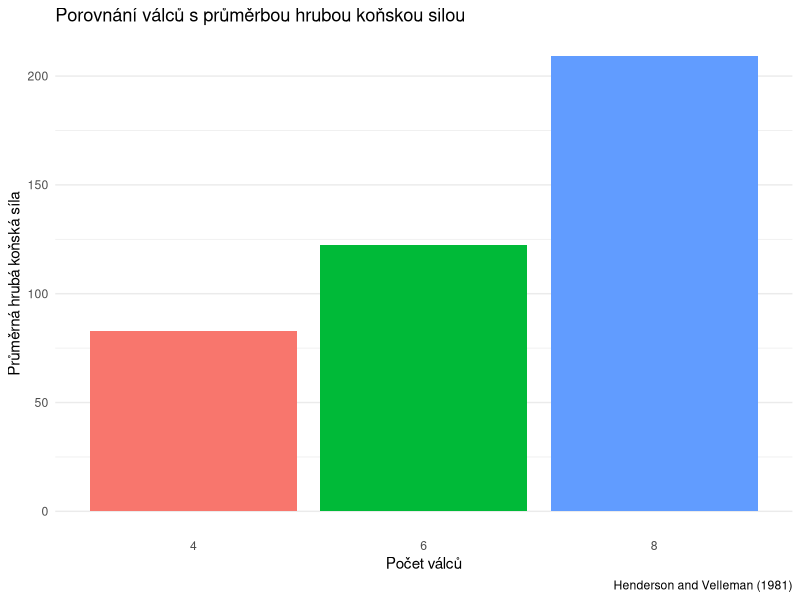
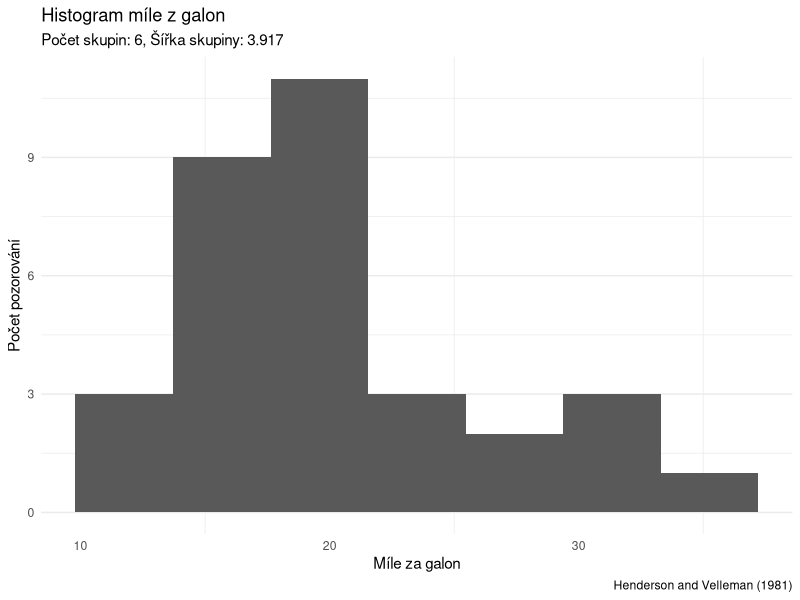
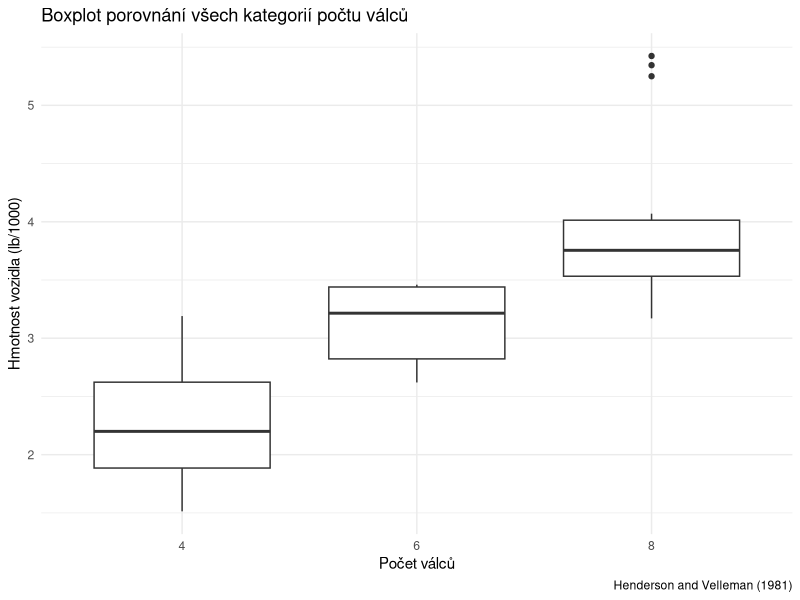
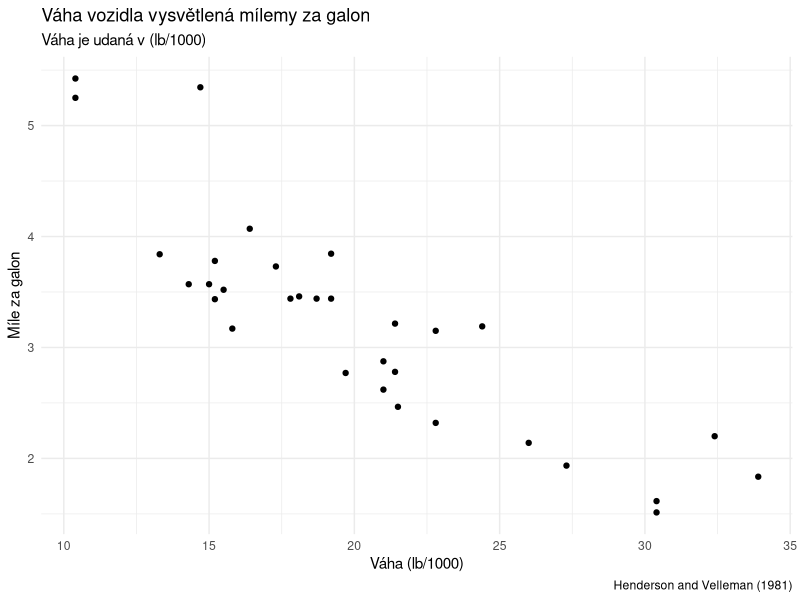
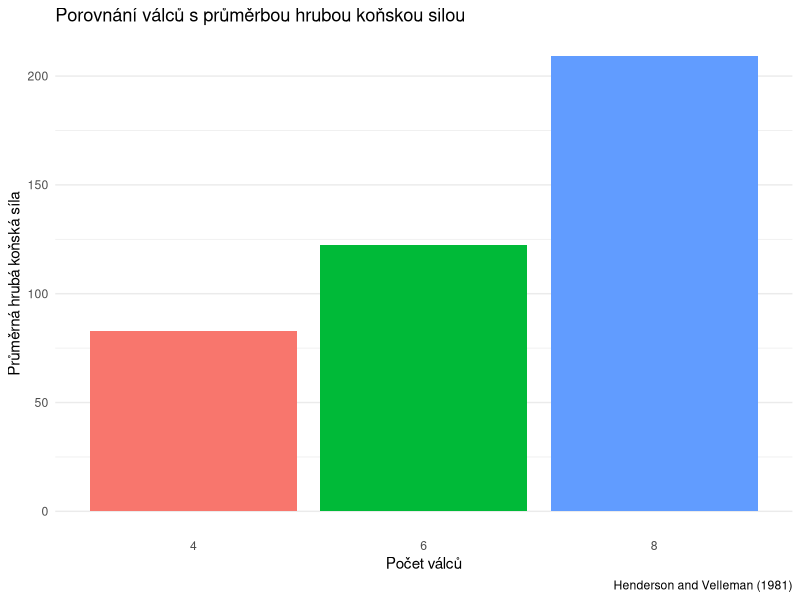
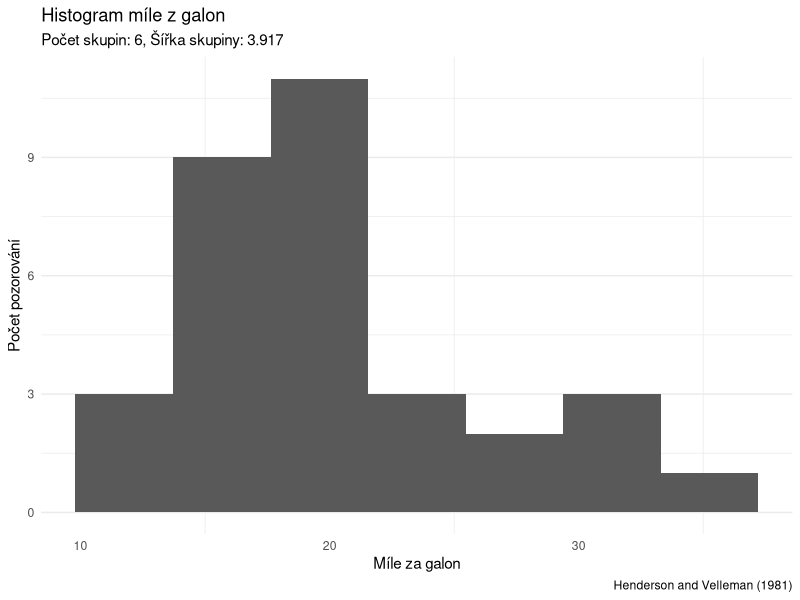
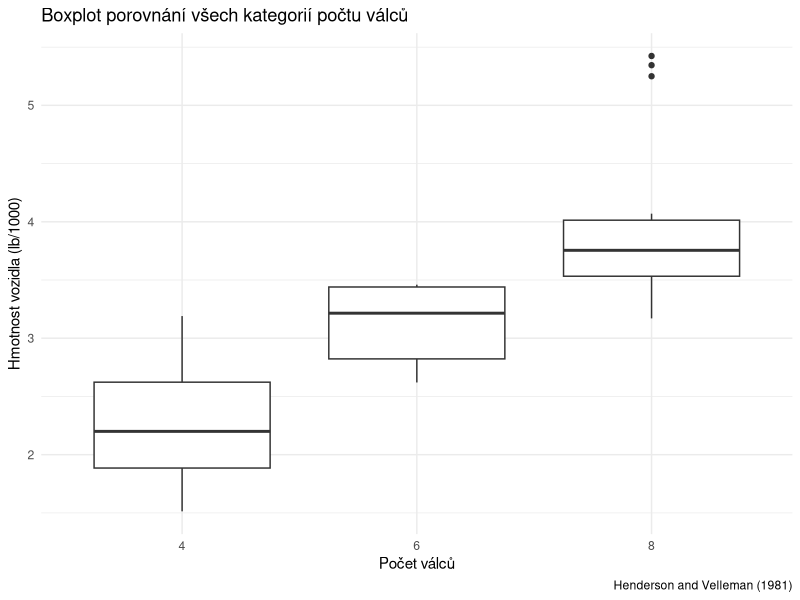
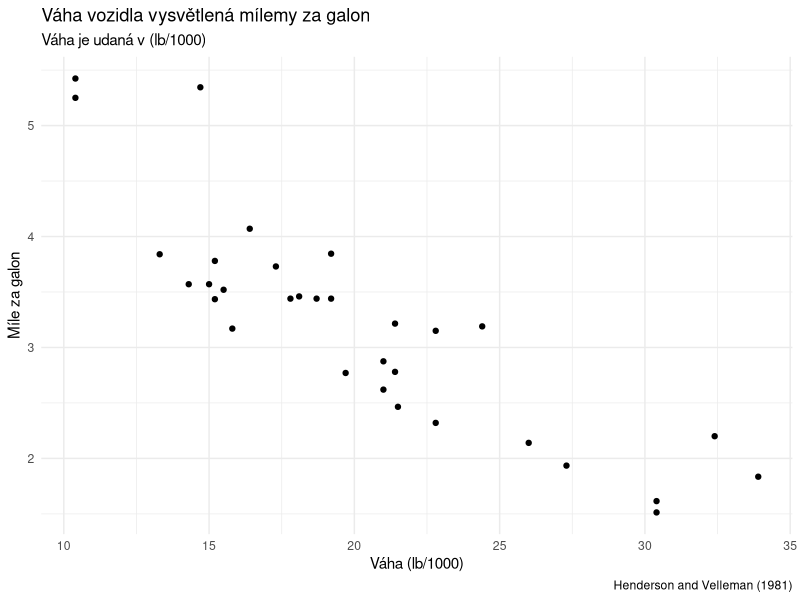

These figures' R source, in order:
## ---- chunk 1
data("mtcars")
library(ggplot2)
library(grid)
library(gridExtra)
library(dplyr)
library(kableExtra)

theme_set(theme_minimal())
## ---- chunk 2
folder <- "plots"
# unlink(folder, recursive = T)
# dir.create(folder)
folder <- paste0(folder, "/")
## ---- chunk 3
mtcars |>
  mutate(cyl = as.factor(cyl)) |>
  ggplot(aes(x = cyl, y = hp, fill = cyl)) +
  geom_bar(show.legend = F, stat = "summary", fun = mean) +
  theme(panel.grid.major.x = element_blank()) +
  labs(
    title = "Porovnání válců s průměrbou hrubou koňskou silou",
    caption = "Henderson and Velleman (1981)",
    x = "Počet válců",
    y = "Průměrná hrubá koňská síla"
  )

ggsave(paste0(folder, "sloupcovy_graf_mtcars.png"), bg = "white",
       width = 140, height = 105, units = 'mm')
## ---- chunk 4
hg <- \(bins) {
  width <- (max(mtcars$mpg) - min(mtcars$mpg))/bins
  mtcars |>
    ggplot(aes(x = mpg)) +
    geom_histogram(binwidth = width) +
    theme(panel.grid.major.x = element_blank(),
          plot.title = element_text(size = 10),
          plot.subtitle  = element_text(size = 8),
          axis.title.x = element_text(size = 8),
          axis.title.y = element_text(size = 8)
          ) +
    labs(
      title = "Histogram míle z galon",
      subtitle = paste0("Počet skupin: ", bins, ", ",
                        "Šířka skupiny: ", round(width, 3)),
      caption = "Henderson and Velleman (1981)",
      x = "Míle za galon",
      y = "Počet pozorování"
    )
}

h1 <- hg(10)
h2 <- hg(20)
h3 <- hg(30)
h4 <- hg(40)

hg <- arrangeGrob(h1 + labs(caption = ""),
                  h2 + labs(caption = ""),
                  h3 + labs(caption = ""),
                  h4, nrow = 2)

ggsave(paste0(folder, "histogram_porovnani_mtcars.png"),
  plot = hg, bg = "white",
  width = 140, height = 105, units = "mm"
)
## ---- chunk 5
bins <- ceiling(1 + 3.22*log10(nrow(mtcars)))
width <- (max(mtcars$mpg) - min(mtcars$mpg))/bins
hg <- mtcars |>
  ggplot(aes(x = mpg)) +
  geom_histogram(binwidth = width) +
  theme(panel.grid.major.x = element_blank()) +
  labs(
      title = "Histogram míle z galon",
      subtitle = paste0("Počet skupin: ", bins, ", ",
                        "Šířka skupiny: ", round(width, 3)),
      caption = "Henderson and Velleman (1981)",
      x = "Míle za galon",
      y = "Počet pozorování"
    )
hg
ggsave(paste0(folder, "histogram_mtcars_sturges.png"), bg = "white",
       width = 140, height = 105, units = 'mm')
## ---- chunk 6
ggplot_build(hg)$data[1] |>
  as.data.frame() |>
  select(xmin, xmax, count) |>
  kbl(caption="Tabulka četnostní",
      label = "tabulka_cetnosti_sturges",
      format="latex",
      col.names = c("Spodní hranice intervalu", "Horní hranice intervalu", "Počet pozorování"),
      align="c",
      position = 'H') %>%
  writeLines()
## ---- chunk 7
mtcars |>
  summarise(P0   = quantile(wt, probs = 0),
            P25  = quantile(wt, probs = 0.25),
            P50  = quantile(wt, probs = 0.50),
            P75  = quantile(wt, probs = 0.75),
            P100 = quantile(wt, probs = 1)) |>
  kbl(caption = 'Five-number summary tabulka hmotnosti vozidla (lb/1000)',
      label = 'five-number_summary',
      format = 'latex',
      col.names = c('$Q_{0}$', '$Q_{0.25}$',
                    '$Q_{0.50}$', '$Q_{0.75}$',
                    '$Q_{1}$'),
      align = 'c',
      position = 'H',
      escape = F,
      ) |>
  writeLines()
## ---- chunk 8

mtcars |>
  ggplot(aes(x = as.factor(cyl), y = wt)) +
  geom_boxplot() +
  labs(title = 'Boxplot porovnání všech kategorií počtu válců',
       caption = "Henderson and Velleman (1981)",
       x = 'Počet válců',
       y = 'Hmotnost vozidla (lb/1000)')

ggsave(paste0(folder, "boxplot_mtcars.png"), bg = "white",
       width = 140, height = 105, units = 'mm')
## ---- chunk 9
mtcars |>
  ggplot(aes(x = mpg, y = wt)) +
  geom_point() +
  labs(
    title = 'Váha vozidla vysvětlená mílemy za galon',
    subtitle = 'Váha je udaná v (lb/1000)',
    caption = "Henderson and Velleman (1981)",
    x = 'Váha (lb/1000)',
    y = 'Míle za galon'
  )

ggsave(paste0(folder, "bodovy_graf_mtcars.png"), bg = "white",
       width = 140, height = 105, units = 'mm')
